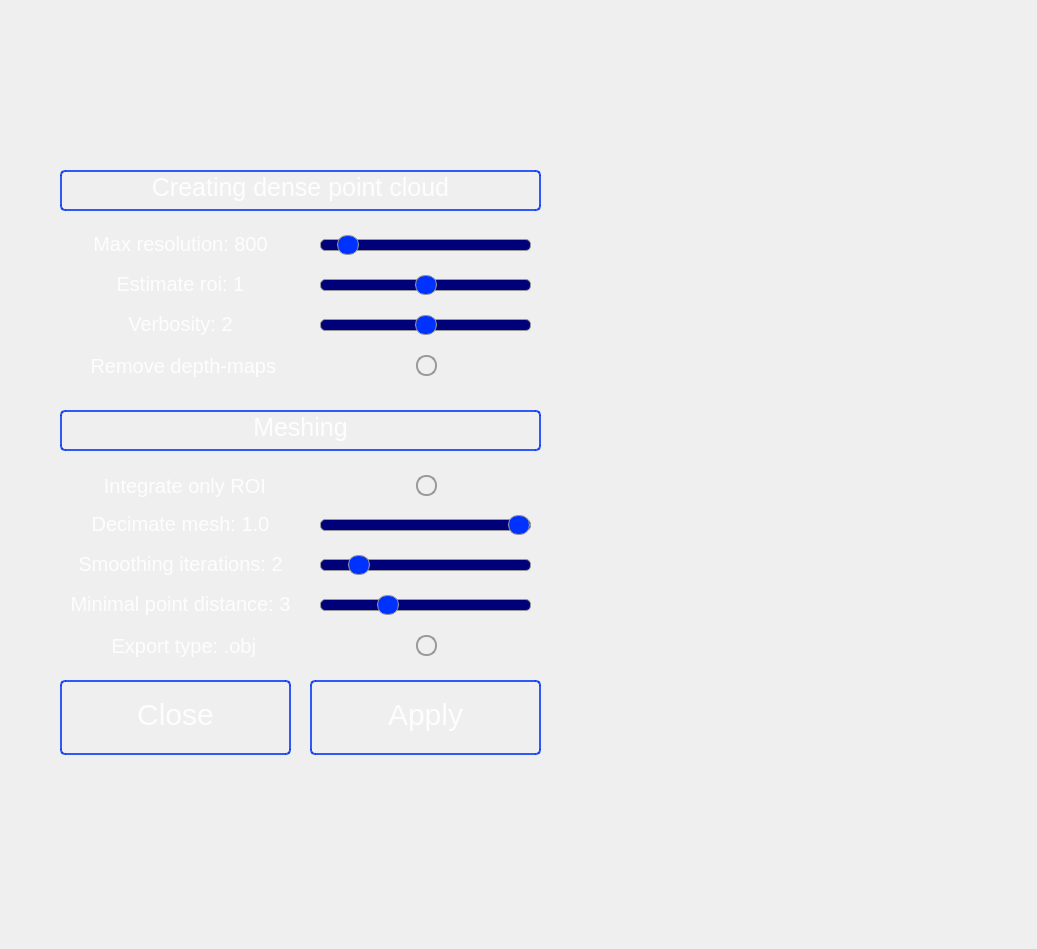
<?xml version="1.0" encoding="UTF-8"?>
<ui version="4.0">
 <class>Form</class>
 <widget class="QWidget" name="Form">
  <property name="geometry">
   <rect>
    <x>0</x>
    <y>0</y>
    <width>1037</width>
    <height>949</height>
   </rect>
  </property>
  <property name="windowTitle">
   <string>Form</string>
  </property>
  <widget class="QWidget" name="widget" native="true">
   <property name="geometry">
    <rect>
     <x>0</x>
     <y>0</y>
     <width>600</width>
     <height>800</height>
    </rect>
   </property>
   <widget class="QLabel" name="background">
    <property name="geometry">
     <rect>
      <x>0</x>
      <y>0</y>
      <width>600</width>
      <height>800</height>
     </rect>
    </property>
    <property name="styleSheet">
     <string notr="true">border-radius:20px;</string>
    </property>
    <property name="text">
     <string/>
    </property>
   </widget>
   <widget class="QLabel" name="logo">
    <property name="geometry">
     <rect>
      <x>110</x>
      <y>50</y>
      <width>381</width>
      <height>101</height>
     </rect>
    </property>
    <property name="styleSheet">
     <string notr="true"/>
    </property>
    <property name="text">
     <string/>
    </property>
   </widget>
   <widget class="QPushButton" name="close_opt_butt">
    <property name="geometry">
     <rect>
      <x>60</x>
      <y>680</y>
      <width>231</width>
      <height>75</height>
     </rect>
    </property>
    <property name="font">
     <font>
      <pointsize>-1</pointsize>
     </font>
    </property>
    <property name="styleSheet">
     <string notr="true">background-color:rgba(0, 0, 0, 0);
border:2px solid rgba(0, 50, 255, 0.8);
color:rgba(255, 255, 255, 230);
padding-bottom:7px;
border-radius:5px;
font-size: 30px;
</string>
    </property>
    <property name="text">
     <string>Close</string>
    </property>
   </widget>
   <widget class="QPushButton" name="apply_butt">
    <property name="geometry">
     <rect>
      <x>310</x>
      <y>680</y>
      <width>231</width>
      <height>75</height>
     </rect>
    </property>
    <property name="font">
     <font>
      <pointsize>-1</pointsize>
     </font>
    </property>
    <property name="styleSheet">
     <string notr="true">background-color:rgba(0, 0, 0, 0);
border:2px solid rgba(0, 50, 255, 0.8);
color:rgba(255, 255, 255, 230);
padding-bottom:7px;
border-radius:5px;
font-size: 30px;

</string>
    </property>
    <property name="text">
     <string>Apply</string>
    </property>
   </widget>
   <widget class="QPushButton" name="options_1_butt">
    <property name="geometry">
     <rect>
      <x>60</x>
      <y>170</y>
      <width>481</width>
      <height>41</height>
     </rect>
    </property>
    <property name="font">
     <font>
      <pointsize>-1</pointsize>
     </font>
    </property>
    <property name="styleSheet">
     <string notr="true">background-color:rgba(0, 0, 0, 0);
border:2px solid rgba(0, 50, 255, 0.8);
color:rgba(255, 255, 255, 230);
padding-bottom:7px;
border-radius:5px;
font-size: 25px;
</string>
    </property>
    <property name="text">
     <string>Creating dense point cloud</string>
    </property>
   </widget>
   <widget class="QPushButton" name="options_2_butt">
    <property name="geometry">
     <rect>
      <x>60</x>
      <y>410</y>
      <width>481</width>
      <height>41</height>
     </rect>
    </property>
    <property name="font">
     <font>
      <pointsize>-1</pointsize>
     </font>
    </property>
    <property name="styleSheet">
     <string notr="true">background-color:rgba(0, 0, 0, 0);
border:2px solid rgba(0, 50, 255, 0.8);
color:rgba(255, 255, 255, 230);
padding-bottom:7px;
border-radius:5px;
font-size: 25px;
</string>
    </property>
    <property name="text">
     <string>Meshing</string>
    </property>
   </widget>
   <widget class="QSlider" name="options_1_max_res_slid">
    <property name="geometry">
     <rect>
      <x>320</x>
      <y>230</y>
      <width>211</width>
      <height>31</height>
     </rect>
    </property>
    <property name="styleSheet">
     <string notr="true">QSlider::groove:horizontal {
        border: 1px solid #999999;
        height: 10px; /* Specify the height of the groove */
        background: #000079;
        margin: 2px 0;
        border-radius: 5px; /* Set border radius to make it rounded */
    }

    QSlider::handle:horizontal {
        background: #0032FF; /* Set handle color */
        border: 1px solid #999999;
        width: 20px; /* Set width of the handle */
        height: 20px; /* Set height of the handle */
        margin: -5px 0; /* Position the handle properly */
        border-radius: 10px; /* Set border radius to make it rounded */
    }

    QSlider::handle:horizontal:hover {
        background: #0063FF; /* Change handle color on hover */
    }</string>
    </property>
    <property name="minimum">
     <number>640</number>
    </property>
    <property name="maximum">
     <number>2560</number>
    </property>
    <property name="singleStep">
     <number>192</number>
    </property>
    <property name="pageStep">
     <number>192</number>
    </property>
    <property name="value">
     <number>800</number>
    </property>
    <property name="sliderPosition">
     <number>800</number>
    </property>
    <property name="orientation">
     <enum>Qt::Horizontal</enum>
    </property>
    <property name="invertedAppearance">
     <bool>false</bool>
    </property>
    <property name="invertedControls">
     <bool>false</bool>
    </property>
   </widget>
   <widget class="QPushButton" name="options_1_max_res_butt">
    <property name="geometry">
     <rect>
      <x>60</x>
      <y>230</y>
      <width>241</width>
      <height>31</height>
     </rect>
    </property>
    <property name="font">
     <font>
      <pointsize>-1</pointsize>
     </font>
    </property>
    <property name="styleSheet">
     <string notr="true">background-color:rgba(0, 0, 0, 0);
border:2px solid rgba(0, 0, 0, 0);
color:rgba(255, 255, 255, 230);
padding-bottom:3px;
border-radius:5px;
font-size: 20px;
</string>
    </property>
    <property name="text">
     <string>Max resolution: 800</string>
    </property>
   </widget>
   <widget class="QSlider" name="options_1_est_roi_slid">
    <property name="geometry">
     <rect>
      <x>320</x>
      <y>270</y>
      <width>211</width>
      <height>31</height>
     </rect>
    </property>
    <property name="styleSheet">
     <string notr="true">QSlider::groove:horizontal {
        border: 1px solid #999999;
        height: 10px; /* Specify the height of the groove */
        background: #000079;
        margin: 2px 0;
        border-radius: 5px; /* Set border radius to make it rounded */
    }

    QSlider::handle:horizontal {
        background: #0032FF; /* Set handle color */
        border: 1px solid #999999;
        width: 20px; /* Set width of the handle */
        height: 20px; /* Set height of the handle */
        margin: -5px 0; /* Position the handle properly */
        border-radius: 10px; /* Set border radius to make it rounded */
    }

    QSlider::handle:horizontal:hover {
        background: #0063FF; /* Change handle color on hover */
    }</string>
    </property>
    <property name="minimum">
     <number>0</number>
    </property>
    <property name="maximum">
     <number>2</number>
    </property>
    <property name="singleStep">
     <number>1</number>
    </property>
    <property name="pageStep">
     <number>1</number>
    </property>
    <property name="value">
     <number>1</number>
    </property>
    <property name="sliderPosition">
     <number>1</number>
    </property>
    <property name="orientation">
     <enum>Qt::Horizontal</enum>
    </property>
    <property name="invertedAppearance">
     <bool>false</bool>
    </property>
    <property name="invertedControls">
     <bool>false</bool>
    </property>
   </widget>
   <widget class="QPushButton" name="options_1_est_roi_butt">
    <property name="geometry">
     <rect>
      <x>60</x>
      <y>270</y>
      <width>241</width>
      <height>31</height>
     </rect>
    </property>
    <property name="font">
     <font>
      <pointsize>-1</pointsize>
     </font>
    </property>
    <property name="styleSheet">
     <string notr="true">background-color:rgba(0, 0, 0, 0);
border:2px solid rgba(0, 0, 0, 0);
color:rgba(255, 255, 255, 230);
padding-bottom:3px;
border-radius:5px;
font-size: 20px;
</string>
    </property>
    <property name="text">
     <string>Estimate roi: 1</string>
    </property>
   </widget>
   <widget class="QPushButton" name="options_1_verb_butt">
    <property name="geometry">
     <rect>
      <x>60</x>
      <y>310</y>
      <width>241</width>
      <height>31</height>
     </rect>
    </property>
    <property name="font">
     <font>
      <pointsize>-1</pointsize>
     </font>
    </property>
    <property name="styleSheet">
     <string notr="true">background-color:rgba(0, 0, 0, 0);
border:2px solid rgba(0, 0, 0, 0);
color:rgba(255, 255, 255, 230);
padding-bottom:3px;
border-radius:5px;
font-size: 20px;
</string>
    </property>
    <property name="text">
     <string>Verbosity: 2</string>
    </property>
   </widget>
   <widget class="QSlider" name="options_1_verb_slid">
    <property name="geometry">
     <rect>
      <x>320</x>
      <y>310</y>
      <width>211</width>
      <height>31</height>
     </rect>
    </property>
    <property name="styleSheet">
     <string notr="true">QSlider::groove:horizontal {
        border: 1px solid #999999;
        height: 10px; /* Specify the height of the groove */
        background: #000079;
        margin: 2px 0;
        border-radius: 5px; /* Set border radius to make it rounded */
    }

    QSlider::handle:horizontal {
        background: #0032FF; /* Set handle color */
        border: 1px solid #999999;
        width: 20px; /* Set width of the handle */
        height: 20px; /* Set height of the handle */
        margin: -5px 0; /* Position the handle properly */
        border-radius: 10px; /* Set border radius to make it rounded */
    }

    QSlider::handle:horizontal:hover {
        background: #0063FF; /* Change handle color on hover */
    }</string>
    </property>
    <property name="minimum">
     <number>0</number>
    </property>
    <property name="maximum">
     <number>4</number>
    </property>
    <property name="singleStep">
     <number>1</number>
    </property>
    <property name="pageStep">
     <number>1</number>
    </property>
    <property name="value">
     <number>2</number>
    </property>
    <property name="sliderPosition">
     <number>2</number>
    </property>
    <property name="orientation">
     <enum>Qt::Horizontal</enum>
    </property>
    <property name="invertedAppearance">
     <bool>false</bool>
    </property>
    <property name="invertedControls">
     <bool>false</bool>
    </property>
   </widget>
   <widget class="QPushButton" name="options_2_decim_butt">
    <property name="geometry">
     <rect>
      <x>60</x>
      <y>510</y>
      <width>241</width>
      <height>31</height>
     </rect>
    </property>
    <property name="font">
     <font>
      <pointsize>-1</pointsize>
     </font>
    </property>
    <property name="styleSheet">
     <string notr="true">background-color:rgba(0, 0, 0, 0);
border:2px solid rgba(0, 0, 0, 0);
color:rgba(255, 255, 255, 230);
padding-bottom:3px;
border-radius:5px;
font-size: 20px;
</string>
    </property>
    <property name="text">
     <string>Decimate mesh: 1.0</string>
    </property>
   </widget>
   <widget class="QSlider" name="options_2_decim_slid">
    <property name="geometry">
     <rect>
      <x>320</x>
      <y>510</y>
      <width>211</width>
      <height>31</height>
     </rect>
    </property>
    <property name="styleSheet">
     <string notr="true">QSlider::groove:horizontal {
        border: 1px solid #999999;
        height: 10px; /* Specify the height of the groove */
        background: #000079;
        margin: 2px 0;
        border-radius: 5px; /* Set border radius to make it rounded */
    }

    QSlider::handle:horizontal {
        background: #0032FF; /* Set handle color */
        border: 1px solid #999999;
        width: 20px; /* Set width of the handle */
        height: 20px; /* Set height of the handle */
        margin: -5px 0; /* Position the handle properly */
        border-radius: 10px; /* Set border radius to make it rounded */
    }

    QSlider::handle:horizontal:hover {
        background: #0063FF; /* Change handle color on hover */
    }</string>
    </property>
    <property name="minimum">
     <number>1</number>
    </property>
    <property name="maximum">
     <number>10</number>
    </property>
    <property name="singleStep">
     <number>1</number>
    </property>
    <property name="pageStep">
     <number>1</number>
    </property>
    <property name="value">
     <number>10</number>
    </property>
    <property name="sliderPosition">
     <number>10</number>
    </property>
    <property name="orientation">
     <enum>Qt::Horizontal</enum>
    </property>
    <property name="invertedAppearance">
     <bool>false</bool>
    </property>
    <property name="invertedControls">
     <bool>false</bool>
    </property>
   </widget>
   <widget class="QWidget" name="widget_2" native="true">
    <property name="geometry">
     <rect>
      <x>50</x>
      <y>340</y>
      <width>431</width>
      <height>51</height>
     </rect>
    </property>
    <widget class="QRadioButton" name="options_1_rem_dmaps_rad">
     <property name="geometry">
      <rect>
       <x>10</x>
       <y>10</y>
       <width>377</width>
       <height>31</height>
      </rect>
     </property>
     <property name="layoutDirection">
      <enum>Qt::RightToLeft</enum>
     </property>
     <property name="autoFillBackground">
      <bool>false</bool>
     </property>
     <property name="styleSheet">
      <string notr="true">	QRadioButton {
       color:rgba(255, 255, 255, 230);
		font-size: 20px;
		spacing: 140px;
    }    
	QRadioButton::indicator {
        width: 17px; /* Set width of the indicator */
        height: 17px; /* Set height of the indicator */
    }

    QRadioButton::indicator::unchecked {
        border: 2px solid #999999; /* Set border for the unchecked state */
        border-radius: 10px; /* Set border radius to make it rounded */
    }

    QRadioButton::indicator::checked {
        background: #0063F9; /* Set background color for the checked state */
        border: 2px solid #32CC99; /* Set border for the checked state */
        border-radius: 10px; /* Set border radius to make it rounded */
    }</string>
     </property>
     <property name="text">
      <string>Remove depth-maps</string>
     </property>
    </widget>
   </widget>
   <widget class="QWidget" name="widget_3" native="true">
    <property name="geometry">
     <rect>
      <x>50</x>
      <y>460</y>
      <width>431</width>
      <height>51</height>
     </rect>
    </property>
    <widget class="QRadioButton" name="options_2_integrate_roi_rad">
     <property name="geometry">
      <rect>
       <x>10</x>
       <y>10</y>
       <width>377</width>
       <height>31</height>
      </rect>
     </property>
     <property name="layoutDirection">
      <enum>Qt::RightToLeft</enum>
     </property>
     <property name="autoFillBackground">
      <bool>false</bool>
     </property>
     <property name="styleSheet">
      <string notr="true">	QRadioButton {
       color:rgba(255, 255, 255, 230);
		font-size: 20px;
		spacing: 150px;
    }    
	QRadioButton::indicator {
        width: 17px; /* Set width of the indicator */
        height: 17px; /* Set height of the indicator */
    }

    QRadioButton::indicator::unchecked {
        border: 2px solid #999999; /* Set border for the unchecked state */
        border-radius: 10px; /* Set border radius to make it rounded */
    }

    QRadioButton::indicator::checked {
        background: #0063F9; /* Set background color for the checked state */
        border: 2px solid #32CC99; /* Set border for the checked state */
        border-radius: 10px; /* Set border radius to make it rounded */
    }</string>
     </property>
     <property name="text">
      <string>Integrate only ROI</string>
     </property>
    </widget>
   </widget>
   <widget class="QPushButton" name="options_2_smot_iter_butt">
    <property name="geometry">
     <rect>
      <x>60</x>
      <y>550</y>
      <width>241</width>
      <height>31</height>
     </rect>
    </property>
    <property name="font">
     <font>
      <pointsize>-1</pointsize>
     </font>
    </property>
    <property name="styleSheet">
     <string notr="true">background-color:rgba(0, 0, 0, 0);
border:2px solid rgba(0, 0, 0, 0);
color:rgba(255, 255, 255, 230);
padding-bottom:3px;
border-radius:5px;
font-size: 20px;
</string>
    </property>
    <property name="text">
     <string>Smoothing iterations: 2</string>
    </property>
   </widget>
   <widget class="QSlider" name="options_2_smot_iter_slid">
    <property name="geometry">
     <rect>
      <x>320</x>
      <y>550</y>
      <width>211</width>
      <height>31</height>
     </rect>
    </property>
    <property name="styleSheet">
     <string notr="true">QSlider::groove:horizontal {
        border: 1px solid #999999;
        height: 10px; /* Specify the height of the groove */
        background: #000079;
        margin: 2px 0;
        border-radius: 5px; /* Set border radius to make it rounded */
    }

    QSlider::handle:horizontal {
        background: #0032FF; /* Set handle color */
        border: 1px solid #999999;
        width: 20px; /* Set width of the handle */
        height: 20px; /* Set height of the handle */
        margin: -5px 0; /* Position the handle properly */
        border-radius: 10px; /* Set border radius to make it rounded */
    }

    QSlider::handle:horizontal:hover {
        background: #0063FF; /* Change handle color on hover */
    }</string>
    </property>
    <property name="minimum">
     <number>1</number>
    </property>
    <property name="maximum">
     <number>8</number>
    </property>
    <property name="singleStep">
     <number>1</number>
    </property>
    <property name="pageStep">
     <number>1</number>
    </property>
    <property name="value">
     <number>2</number>
    </property>
    <property name="sliderPosition">
     <number>2</number>
    </property>
    <property name="orientation">
     <enum>Qt::Horizontal</enum>
    </property>
    <property name="invertedAppearance">
     <bool>false</bool>
    </property>
    <property name="invertedControls">
     <bool>false</bool>
    </property>
   </widget>
   <widget class="QPushButton" name="options_2_min_dis_butt">
    <property name="geometry">
     <rect>
      <x>60</x>
      <y>590</y>
      <width>241</width>
      <height>31</height>
     </rect>
    </property>
    <property name="font">
     <font>
      <pointsize>-1</pointsize>
     </font>
    </property>
    <property name="styleSheet">
     <string notr="true">background-color:rgba(0, 0, 0, 0);
border:2px solid rgba(0, 0, 0, 0);
color:rgba(255, 255, 255, 230);
padding-bottom:3px;
border-radius:5px;
font-size: 20px;
</string>
    </property>
    <property name="text">
     <string>Minimal point distance: 3</string>
    </property>
   </widget>
   <widget class="QSlider" name="options_2_min_dis_slid">
    <property name="geometry">
     <rect>
      <x>320</x>
      <y>590</y>
      <width>211</width>
      <height>31</height>
     </rect>
    </property>
    <property name="styleSheet">
     <string notr="true">QSlider::groove:horizontal {
        border: 1px solid #999999;
        height: 10px; /* Specify the height of the groove */
        background: #000079;
        margin: 2px 0;
        border-radius: 5px; /* Set border radius to make it rounded */
    }

    QSlider::handle:horizontal {
        background: #0032FF; /* Set handle color */
        border: 1px solid #999999;
        width: 20px; /* Set width of the handle */
        height: 20px; /* Set height of the handle */
        margin: -5px 0; /* Position the handle properly */
        border-radius: 10px; /* Set border radius to make it rounded */
    }

    QSlider::handle:horizontal:hover {
        background: #0063FF; /* Change handle color on hover */
    }</string>
    </property>
    <property name="minimum">
     <number>0</number>
    </property>
    <property name="maximum">
     <number>10</number>
    </property>
    <property name="singleStep">
     <number>1</number>
    </property>
    <property name="pageStep">
     <number>1</number>
    </property>
    <property name="value">
     <number>3</number>
    </property>
    <property name="sliderPosition">
     <number>3</number>
    </property>
    <property name="orientation">
     <enum>Qt::Horizontal</enum>
    </property>
    <property name="invertedAppearance">
     <bool>false</bool>
    </property>
    <property name="invertedControls">
     <bool>false</bool>
    </property>
   </widget>
   <widget class="QWidget" name="widget_4" native="true">
    <property name="geometry">
     <rect>
      <x>50</x>
      <y>620</y>
      <width>431</width>
      <height>51</height>
     </rect>
    </property>
    <widget class="QRadioButton" name="options_2_ext_type_rad">
     <property name="geometry">
      <rect>
       <x>10</x>
       <y>10</y>
       <width>377</width>
       <height>31</height>
      </rect>
     </property>
     <property name="layoutDirection">
      <enum>Qt::RightToLeft</enum>
     </property>
     <property name="autoFillBackground">
      <bool>false</bool>
     </property>
     <property name="styleSheet">
      <string notr="true">	QRadioButton {
       color:rgba(255, 255, 255, 230);
		font-size: 20px;
		spacing: 160px;
    }    
	QRadioButton::indicator {
        width: 17px; /* Set width of the indicator */
        height: 17px; /* Set height of the indicator */
    }

    QRadioButton::indicator::unchecked {
        border: 2px solid #999999; /* Set border for the unchecked state */
        border-radius: 10px; /* Set border radius to make it rounded */
    }

    QRadioButton::indicator::checked {
        background: #0063F9; /* Set background color for the checked state */
        border: 2px solid #32CC99; /* Set border for the checked state */
        border-radius: 10px; /* Set border radius to make it rounded */
    }</string>
     </property>
     <property name="text">
      <string>Export type: .obj</string>
     </property>
    </widget>
   </widget>
  </widget>
 </widget>
 <resources/>
 <connections/>
</ui>
